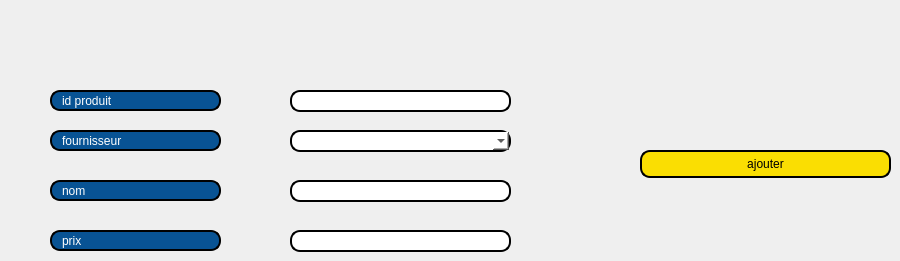
     <widget class="QWidget" name="tab_2">
      <attribute name="title">
       <string>Ajouter produit</string>
      </attribute>
      <widget class="QLineEdit" name="lineEdit_prix">
       <property name="geometry">
        <rect>
         <x>290</x>
         <y>230</y>
         <width>221</width>
         <height>22</height>
        </rect>
       </property>
       <property name="styleSheet">
        <string notr="true">border: 2px solid black;
border-radius: 10px;
padding: 0 8px;
background: white;
selection-background-color: gray;</string>
       </property>
      </widget>
      <widget class="QLineEdit" name="lineEdit_nomp">
       <property name="geometry">
        <rect>
         <x>290</x>
         <y>180</y>
         <width>221</width>
         <height>22</height>
        </rect>
       </property>
       <property name="styleSheet">
        <string notr="true">border: 2px solid black;
border-radius: 10px;
padding: 0 8px;
background: white;
selection-background-color: gray;</string>
       </property>
      </widget>
      <widget class="QLineEdit" name="lineEdit_6">
       <property name="geometry">
        <rect>
         <x>50</x>
         <y>90</y>
         <width>171</width>
         <height>21</height>
        </rect>
       </property>
       <property name="styleSheet">
        <string notr="true">border: 2px solid black;
border-radius: 10px;
padding: 0 8px;
color:rgb(255,255,255);
background: #085394;
selection-background-color: gray;</string>
       </property>
       <property name="text">
        <string>id produit</string>
       </property>
      </widget>
      <widget class="QLineEdit" name="lineEdit_7">
       <property name="geometry">
        <rect>
         <x>50</x>
         <y>130</y>
         <width>171</width>
         <height>21</height>
        </rect>
       </property>
       <property name="styleSheet">
        <string notr="true">border: 2px solid black;
border-radius: 10px;
padding: 0 8px;
color:rgb(255,255,255);
background: #085394;
selection-background-color: gray;
</string>
       </property>
       <property name="text">
        <string>fournisseur</string>
       </property>
      </widget>
      <widget class="QLineEdit" name="lineEdit_8">
       <property name="geometry">
        <rect>
         <x>50</x>
         <y>180</y>
         <width>171</width>
         <height>21</height>
        </rect>
       </property>
       <property name="styleSheet">
        <string notr="true">border: 2px solid black;
border-radius: 10px;
padding: 0 8px;
color:rgb(255,255,255);
background: #085394;
selection-background-color: gray;</string>
       </property>
       <property name="text">
        <string>nom</string>
       </property>
      </widget>
      <widget class="QLineEdit" name="lineEdit_9">
       <property name="geometry">
        <rect>
         <x>50</x>
         <y>230</y>
         <width>171</width>
         <height>21</height>
        </rect>
       </property>
       <property name="styleSheet">
        <string notr="true">border: 2px solid black;
border-radius: 10px;
padding: 0 8px;
color:rgb(255,255,255);
background: #085394;
selection-background-color: gray;</string>
       </property>
       <property name="text">
        <string>prix</string>
       </property>
      </widget>
      <widget class="QPushButton" name="ajout_produit">
       <property name="geometry">
        <rect>
         <x>640</x>
         <y>150</y>
         <width>251</width>
         <height>28</height>
        </rect>
       </property>
       <property name="styleSheet">
        <string notr="true">border: 2px solid black;
font: 75 8pt &quot;MS Shell Dlg 2&quot;;
border-radius: 10px;
padding: 0 8px;
background: #fade02;
font: bold, &quot;Comic Sans MS&quot;;;
text-align:center;
</string>
       </property>
       <property name="text">
        <string>ajouter</string>
       </property>
      </widget>
      <widget class="QLineEdit" name="lineEdit_idp">
       <property name="geometry">
        <rect>
         <x>290</x>
         <y>90</y>
         <width>221</width>
         <height>22</height>
        </rect>
       </property>
       <property name="styleSheet">
        <string notr="true">border: 2px solid black;
border-radius: 10px;
padding: 0 8px;
background: white;
selection-background-color: gray;</string>
       </property>
      </widget>
      <widget class="QComboBox" name="lineEdit_idf_3">
       <property name="geometry">
        <rect>
         <x>290</x>
         <y>130</y>
         <width>221</width>
         <height>22</height>
        </rect>
       </property>
       <property name="styleSheet">
        <string notr="true">border: 2px solid black;
border-radius: 10px;
padding: 0 8px;
background:white;
selection-background-color: gray;</string>
       </property>
      </widget>
     </widget>
